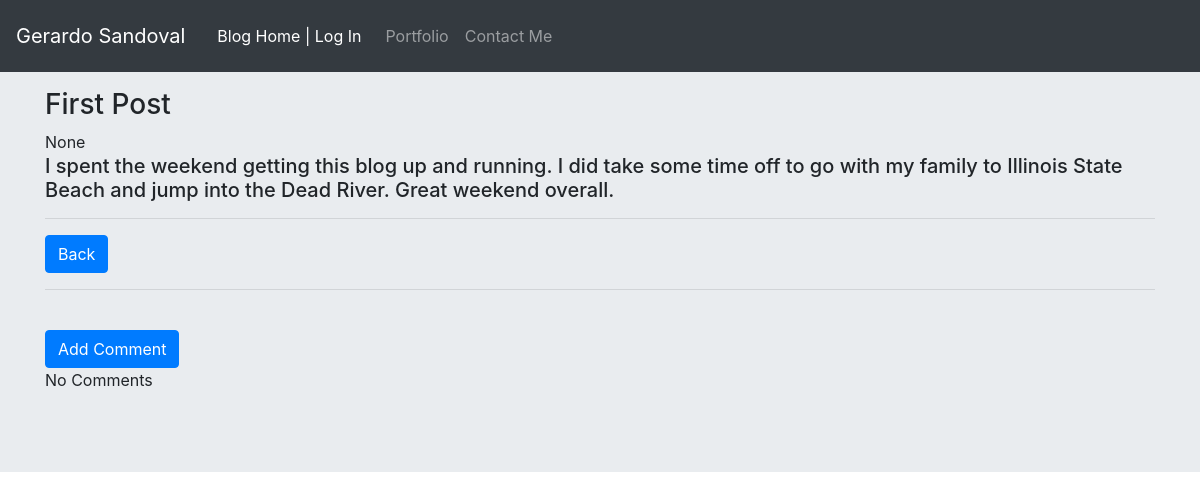
/blog/post/1, run on the app's committed database.
### AppBlog/models.py (models this page shows, shortened)
class PostModel(models.Model):
    author = models.ForeignKey('auth.User')
    title = models.CharField(max_length=50)
    text = models.TextField()
    create_date = models.DateTimeField(default=timezone.now)
    published_date = models.DateTimeField(blank=True, null=True)

### AppBlog/views.py (the view)
# urls.py: url(r'^post/(?P<pk>\d+)$', views.PostDetailView.as_view(),
class PostDetailView(DetailView):
    model = PostModel

### AppBlog/templates/AppBlog/postmodel_detail.html
{% extends 'AppBlog/blog_base.html' %}
{% block content %}
{% if user.is_authenticated %}
  {% if postmodel.published_date %}
    <h3 class="posttitle">{{postmodel.title}}</h3>
    <div class="date postdate">
      {{ postmodel.published_date}}
    </div>
    <br>
    <h5> <p class="postcontent"> {{postmodel.text}}</p></h5>
    <br>
    <a class="btn btn-primary" href="{% url 'blog:postmodel_list' %}">
      Back
    </a>
    <a class="btn btn-secondary" href="{% url 'blog:postmodel_edit' pk=postmodel.pk %}">
      Edit
    </a>
    <a class="btn btn-secondary" href="{% url 'blog:postmodel_remove' pk=postmodel.pk %}">
      Delete
    </a>
  {% else %}
    <h3 class="posttitle">{{postmodel.title}}</h3>
    <div class="date postdate">
      Not Published Yet
    </div>
    <h5> <p class="postcontent"> {{postmodel.text}}</p></h5>
    <hr>
    <a class="btn btn-primary" href="{% url 'blog:postmodel_publish' pk=postmodel.pk %}">
      Publish
    </a>
    <a class="btn btn-secondary" href="{% url 'blog:postmodel_edit' pk=postmodel.pk %}">
      Edit
    </a>
    <a class="btn btn-secondary" href="{% url 'blog:postmodel_remove' pk=postmodel.pk %}">
      Delete
    </a>
  {% endif %}
{% else %}
  <h3 class="posttitle">{{postmodel.title}}</h3>
  <div class="date postdate">
    {{ postmodel.published_date}}
  </div>
  <h5> <p class="postcontent"> {{postmodel.text}}</p></h5>
  <hr>
  <a class="btn btn-primary" href="{% url 'blog:postmodel_list' %}">
    Back
  </a>
{% endif %}
<br> <hr> <br>
<a class="btn btn-primary btn-comment" href="{% url 'blog:add_comment_to_postmodel' pk=postmodel.pk %}">
  Add Comment
</a>
{% for comment in postmodel.comments.all %}
  {% if comment %}
    <br>
    {{ comment.author }}:
    {{ comment.create_date }}
    <br>
  {{ comment.text}}
    {% endif %}
{% empty %}
    <p>No Comments</p>
{% endfor %}
{% endblock %}

### data on the page
PostModel: title "First Post", published_date "None", text "I spent the weekend getting this blog up and running. I did take some time off to go with my family to Illinois State Beach and jump into the Dead River. Great weekend overall."
